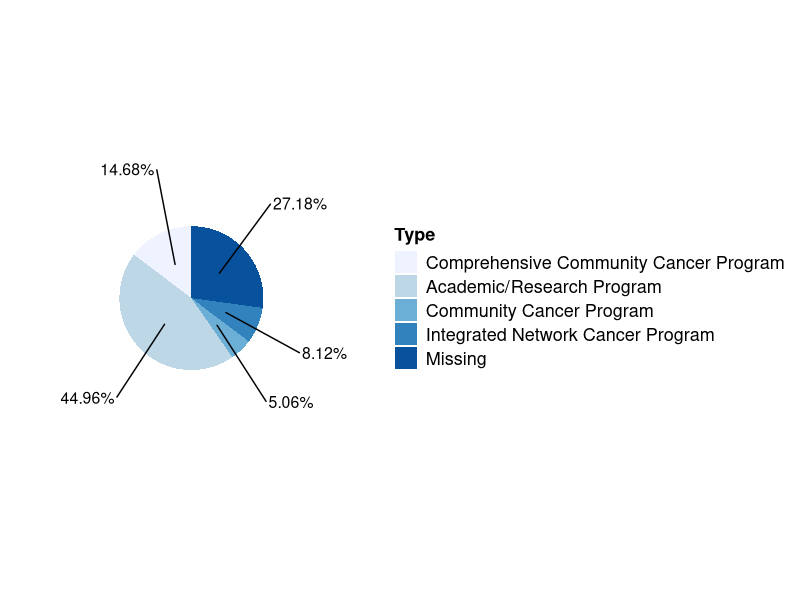
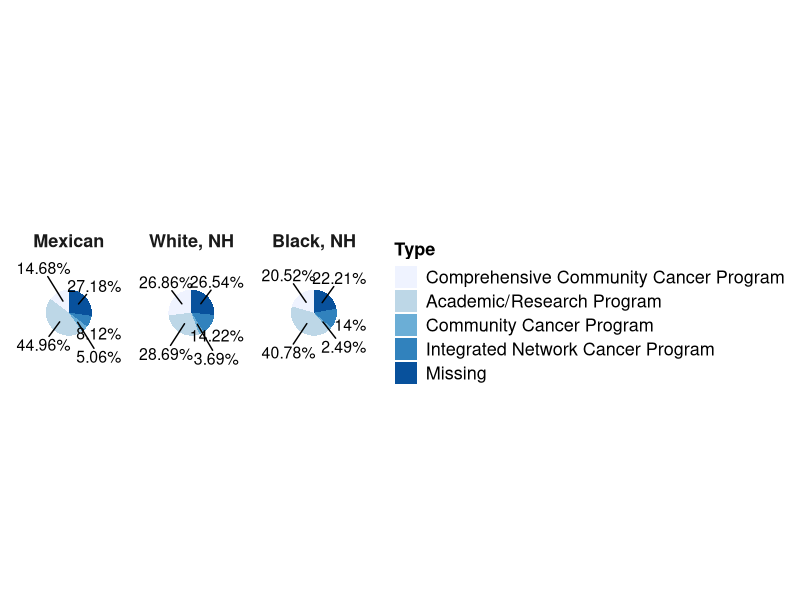

The R script that drew these images, in order:
# Pie chart
library(tidyr)
library(dplyr)
library(ggplot2)
library(ggrepel)

Dt.Plot <- read.csv('Pie Chart.csv')

# Percentage label
Dt.Plot$'Percentage.Label' <- paste0(Dt.Plot$Percentage, '%')

# Factor for Origin and Type
Dt.Plot$Origin <- factor(Dt.Plot$Origin, levels = c("Mexican", 'White, NH', 'Black, NH'))
Dt.Plot$Type <- factor(Dt.Plot$Type, levels = c("Comprehensive Community Cancer Program",
                                                "Academic/Research Program", 
                                                "Community Cancer Program", 
                                                "Integrated Network Cancer Program", 
                                                "Missing"))

# Pie chart
Dt.PieChart <- 
  Dt.Plot %>% 
  arrange(Origin, desc(Type)) %>%  # arrange it with Origin and decreasing order of Type
  group_by(Origin) %>%             # group by Origin
  mutate(text_y = cumsum(Percentage) - Percentage/2) # the middle of each rectangle

head(Dt.PieChart)

# Single pie chart
Dt.Mexican <- Dt.PieChart[which(Dt.PieChart$Origin == 'Mexican'), ]

ggplot(Dt.Mexican, 
       aes(x = '',               # We don't want to show x axis
           y = Percentage,       # y axis is numerical percentage
           fill = Type)) +       # color for each facility type
  geom_col(width = 1) +          # create a bar chart with width = 1
  coord_polar(theta = "y") +     # transfer y axis into polar coordinate
  scale_fill_brewer() +          # color 
  geom_text_repel(aes(y = text_y, 
                      label = Percentage.Label),  # label text
                  size = 4,                       # size of text
                  show.legend = FALSE,            # remove legend
                  nudge_x = 1.5) +                # the distance between text and figure
  theme(axis.text = element_blank(),
        axis.ticks = element_blank(),
        axis.title = element_blank(),
        panel.grid = element_blank(),
        panel.background = element_blank(),
        plot.background = element_blank(),
        legend.background = element_blank(),
        legend.title = element_text(size = 13, face = 'bold'), 
        legend.text = element_text(size = 13),
        strip.text = element_text(size = 13, face = 'bold'),      
        strip.background = element_blank())

# Multiple pie charts
ggplot(Dt.PieChart, 
       aes(x = '',               # We don't want to show x axis
           y = Percentage,       # y axis is numerical percentage
           fill = Type)) +       # color for each facility type
  geom_col(width = 1) +          # create a bar chart with width = 1
  coord_polar(theta = "y") +     # transfer y axis into polar coordinate
  scale_fill_brewer() +          # color 
  geom_text_repel(aes(y = text_y, 
                      label = Percentage.Label),  # label text
                  size = 4,                       # size of text
                  show.legend = FALSE,            # remove legend
                  nudge_x = 1.5) +                # the distance between text and figure
  facet_grid(cols = vars(Origin),   # faceted by Origin variable
             scales = 'fixed') + 
  theme(axis.text = element_blank(),
        axis.ticks = element_blank(),
        axis.title = element_blank(),
        panel.grid = element_blank(),
        panel.background = element_blank(),
        plot.background = element_blank(),
        legend.background = element_blank(),
        legend.title = element_text(size = 13, face = 'bold'), 
        legend.text = element_text(size = 13),
        strip.text = element_text(size = 13, face = 'bold'),      
        strip.background = element_blank())